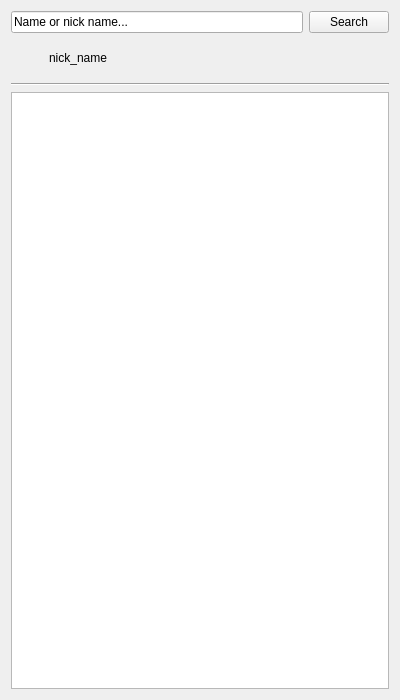
<?xml version="1.0" encoding="UTF-8"?>
<ui version="4.0">
 <class>RosterWindow</class>
 <widget class="QWidget" name="RosterWindow">
  <property name="geometry">
   <rect>
    <x>0</x>
    <y>0</y>
    <width>400</width>
    <height>700</height>
   </rect>
  </property>
  <property name="windowTitle">
   <string>Form</string>
  </property>
  <layout class="QGridLayout" name="gridLayout_2">
   <item row="0" column="0">
    <layout class="QGridLayout" name="gridLayout" rowstretch="1,8">
     <item row="1" column="0">
      <layout class="QVBoxLayout" name="verticalLayout">
       <item>
        <widget class="QListView" name="rosterList"/>
       </item>
      </layout>
     </item>
     <item row="0" column="0">
      <layout class="QVBoxLayout" name="verticalLayout_2">
       <item>
        <layout class="QHBoxLayout" name="horizontalLayout">
         <item>
          <widget class="QLineEdit" name="searchLine">
           <property name="text">
            <string>Name or nick name...</string>
           </property>
          </widget>
         </item>
         <item>
          <widget class="QPushButton" name="searchButton">
           <property name="text">
            <string>Search</string>
           </property>
          </widget>
         </item>
        </layout>
       </item>
       <item>
        <layout class="QHBoxLayout" name="headerLayout">
         <item>
          <widget class="QLabel" name="icon">
           <property name="maximumSize">
            <size>
             <width>32</width>
             <height>32</height>
            </size>
           </property>
           <property name="text">
            <string/>
           </property>
          </widget>
         </item>
         <item>
          <widget class="QLabel" name="user_name">
           <property name="text">
            <string>nick_name</string>
           </property>
          </widget>
         </item>
        </layout>
       </item>
       <item>
        <widget class="Line" name="line">
         <property name="orientation">
          <enum>Qt::Horizontal</enum>
         </property>
        </widget>
       </item>
      </layout>
     </item>
    </layout>
   </item>
  </layout>
 </widget>
 <resources/>
 <connections/>
</ui>
